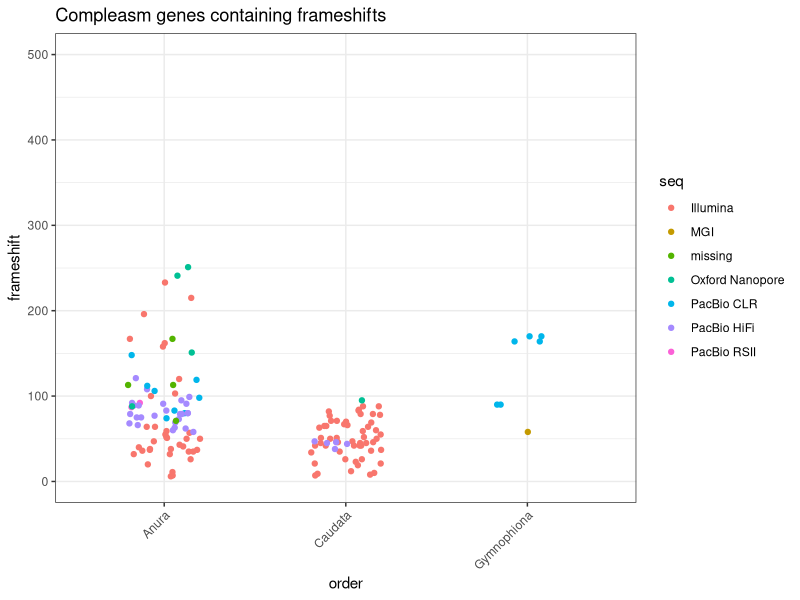
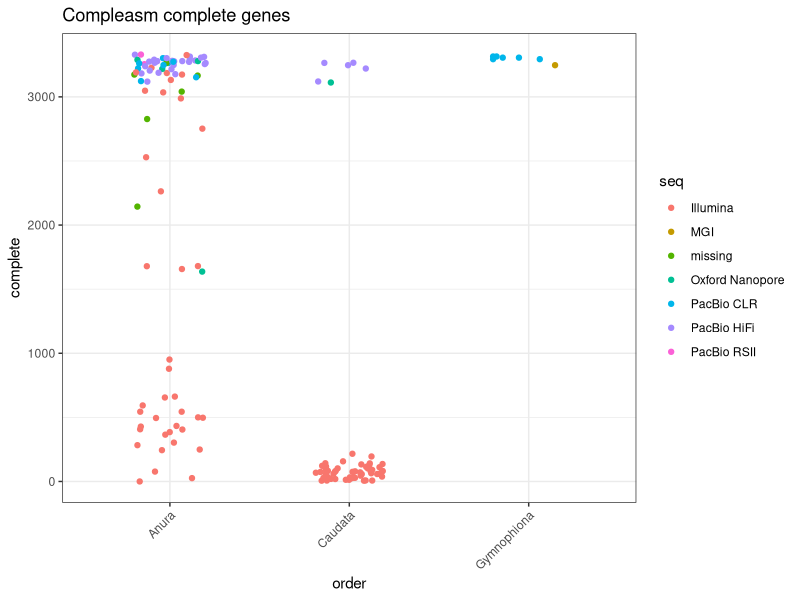
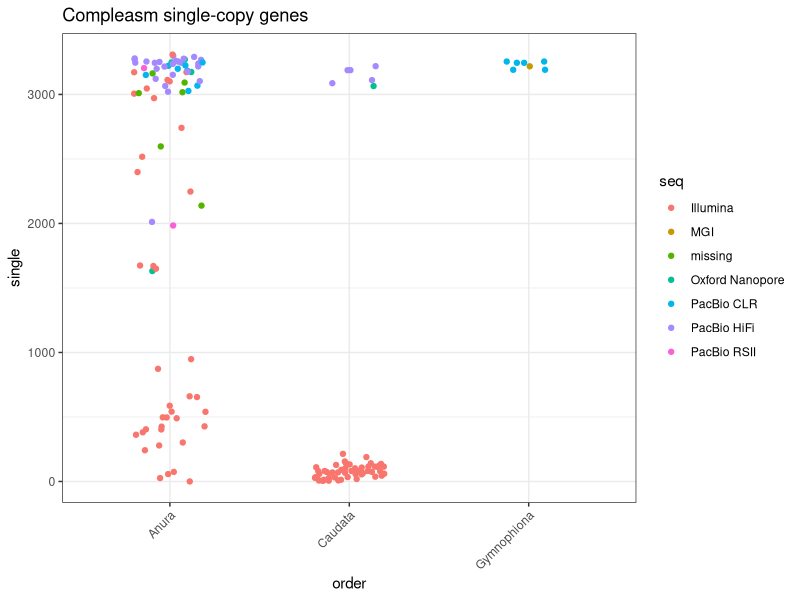
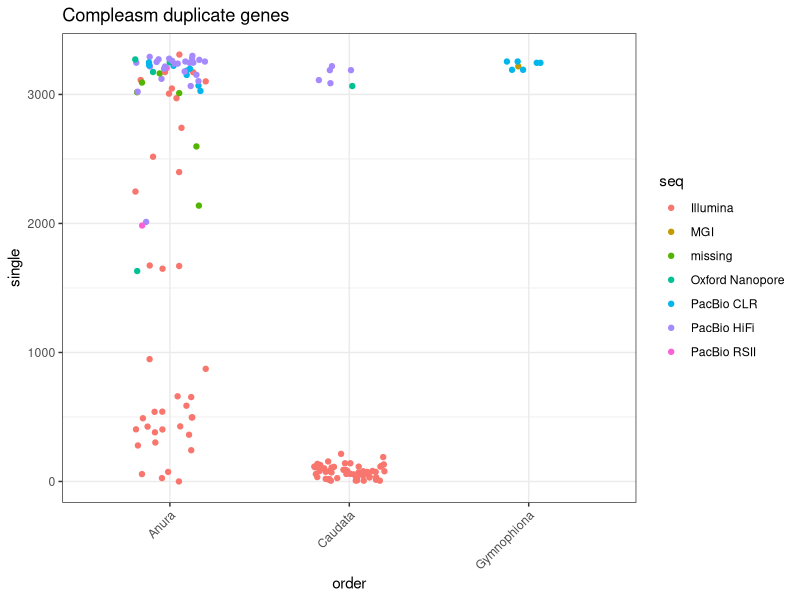
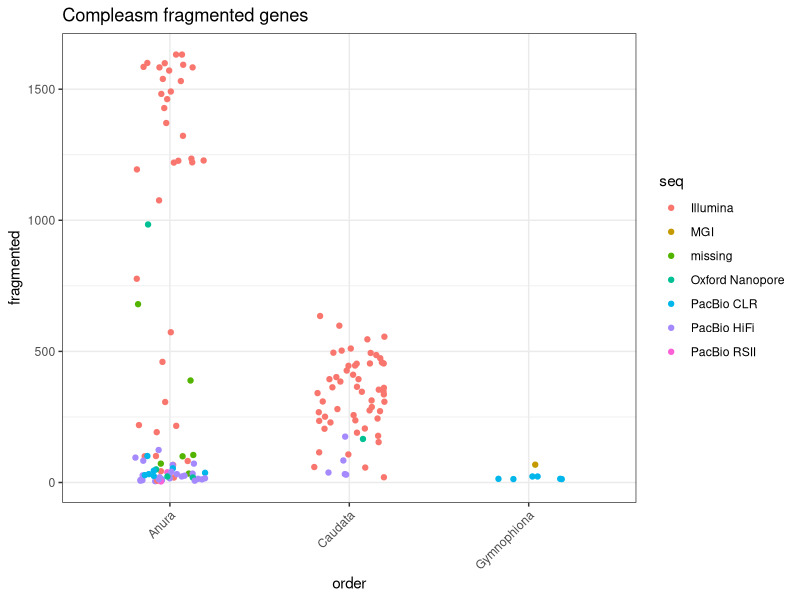
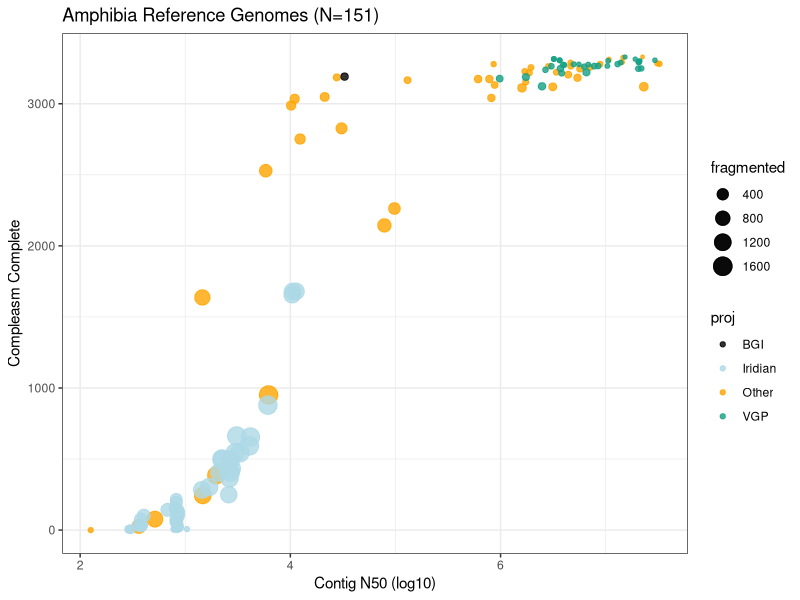

R code for these plots, in order:
library('ggplot2')
library(dplyr)
library(scales)
library(tidyr)
library(RColorBrewer)
library('svglite')

amphibia_compleasm<-read.table(file = 'amphibia_compleasmStats.txt',sep = '\t',header = T)
amphibia_asm<-read.table(file = 'amphibia_asmStats.txt',sep='\t',header=T)
amphibia_cnStatsFiltered<-amphibia_asm[,c(1,4,5,6)]
amphibia_merge<-merge(amphibia_compleasm,amphibia_cnStatsFiltered,by="Accession",all.x=TRUE)
# Create the dataframe with proper column assignment
amphibia_df <- data.frame(
  seq = amphibia_merge$Sequencing_type,
  fragmented = amphibia_merge$Fragmented_compleasm,
  frameshift = amphibia_merge$Frameshift_compleasm,
  missing = amphibia_merge$Missing_compleasm,
  complete = amphibia_merge$Complete_compleasm,
  date = amphibia_merge$Submission_Date,
  class = amphibia_merge$Class,
  superclass = amphibia_merge$Super_class,
  superorder = amphibia_merge$Super_order,
  infraclass = amphibia_merge$Infra_class,
  order = amphibia_merge$Order,
  dup = amphibia_merge$Duplicated_compleasm,
  single = amphibia_merge$Single_compleasm,
  proj='Other',
  cn50 =amphibia_merge$Contig_N50
)
for (i in c(1:length(amphibia_compleasm$Submitter))){
  if (amphibia_compleasm$Submitter[i]=="B10K Consortium"){
    amphibia_df$proj[i]='B10K'
  }else if(amphibia_compleasm$Submitter[i]=="G10K"){
    amphibia_df$proj[i]='VGP'
  }else if(amphibia_compleasm$Submitter[i]=="Iridian Genomes"){
    amphibia_df$proj[i]='Iridian'
  }else if(amphibia_compleasm$Submitter[i]=="IRIDIAN GENOMES"){
    amphibia_df$proj[i]='Iridian'
  }else if(amphibia_compleasm$Submitter[i]=="SC"){
    amphibia_df$proj[i]='VGP'
  }else if(amphibia_compleasm$Submitter[i]=="Vertebrate Genomes Project"){
    amphibia_df$proj[i]='VGP'
  }else if(amphibia_compleasm$Submitter[i]=="WELLCOME SANGER INSTITUTE"){
    amphibia_df$proj[i]='VGP'
  }else if(amphibia_compleasm$Submitter[i]=="Wellcome Sanger Institute"){
    amphibia_df$proj[i]='VGP'
  }else if(amphibia_compleasm$Submitter[i]=="The Max Planck Institute of Molecular Cell Biology and Genetics"){
    amphibia_df$proj[i]='VGP'
  }else if(amphibia_compleasm$Submitter[i]=="Zhejiang University"){
    amphibia_df$proj[i]='VGP'
  }else if(amphibia_compleasm$Submitter[i]=="BGI"){
    amphibia_df$proj[i]='BGI'
  }else if(amphibia_compleasm$Submitter[i]=="BGI-Shenzhen"){
    amphibia_df$proj[i]='BGI'
  }else if(amphibia_compleasm$Submitter[i]=="McDonnell Genome Institute - Washington University School of Medicine"){
    amphibia_df$proj[i]='McDonnell'
  }
}


ggplot(data = amphibia_df, aes(x = order, y = frameshift, color = seq)) +
  geom_jitter(width = 0.2, height = 0) +
  theme_bw() +ylim(0,500)+
  ggtitle('Compleasm genes containing frameshifts') +
  theme(axis.text.x = element_text(angle = 45, hjust = 1))

ggplot(data = amphibia_df, aes(x = order, y = complete, color = seq)) +
  geom_jitter(width = 0.2, height = 0) +
  theme_bw() +
  scale_fill_manual(values = colors) +
  ggtitle('Compleasm complete genes') +
  theme(axis.text.x = element_text(angle = 45, hjust = 1))

ggplot(data = amphibia_df, aes(x = order, y = single, color = seq)) +
  geom_jitter(width = 0.2, height = 0) +
  theme_bw() +
  scale_fill_manual(values = colors) +
  ggtitle('Compleasm single-copy genes') +
  theme(axis.text.x = element_text(angle = 45, hjust = 1))

ggplot(data = amphibia_df, aes(x = order, y = single, color = seq)) +
  geom_jitter(width = 0.2, height = 0) +
  theme_bw() +
  scale_fill_manual(values = colors) +
  ggtitle('Compleasm duplicate genes') +
  theme(axis.text.x = element_text(angle = 45, hjust = 1))

ggplot(data = amphibia_df, aes(x = order, y = fragmented, color = seq)) +
  geom_jitter(width = 0.2, height = 0) +
  theme_bw() +
  ggtitle('Compleasm fragmented genes') +
  theme(axis.text.x = element_text(angle = 45, hjust = 1))

##############################################################################
amphibia_dfFiltered<-amphibia_df[amphibia_df$proj %in% c('VGP','B10K','BGI','Iridian','Other'),]
amphibia_dfFiltered<-amphibia_df[amphibia_df$proj %in% c('VGP','B10K','BGI','Iridian','Other'),]
amphibia_dfFiltered$proj <- factor(amphibia_dfFiltered$proj, 
                               levels = c('VGP','BGI','B10K','Other', 'Iridian'))
dark_palette <- c('Other' = 'orange', 
                  'Iridian' = 'lightblue', 
                  'VGP' = '#16a085', 
                  'B10K' = 'darkred', 
                  'BGI' = 'black',
                  'McDonnell'='darkred')

ggplot(data = amphibia_df, 
       aes(x = log10(cn50), y = complete, size = fragmented)) +
  # Plot 'Other' and 'Iridian' first
  geom_point(data = subset(amphibia_df, proj %in% c('Other', 'Iridian')), 
             aes( color = proj), 
             alpha = 0.8) +
  # Plot the other groups on top
  geom_point(data = subset(amphibia_df, !proj %in% c('Other', 'Iridian')), 
             aes( color = proj), 
             alpha = 0.8) +
  scale_color_manual(values = dark_palette) +
  theme_bw() +
  xlab('Contig N50 (log10)') +
  ylab('Compleasm Complete') +
  ggtitle('Amphibia Reference Genomes (N=151)')
#ggsave(filename = 'amphibia_compleasm.svg',plot = p)
